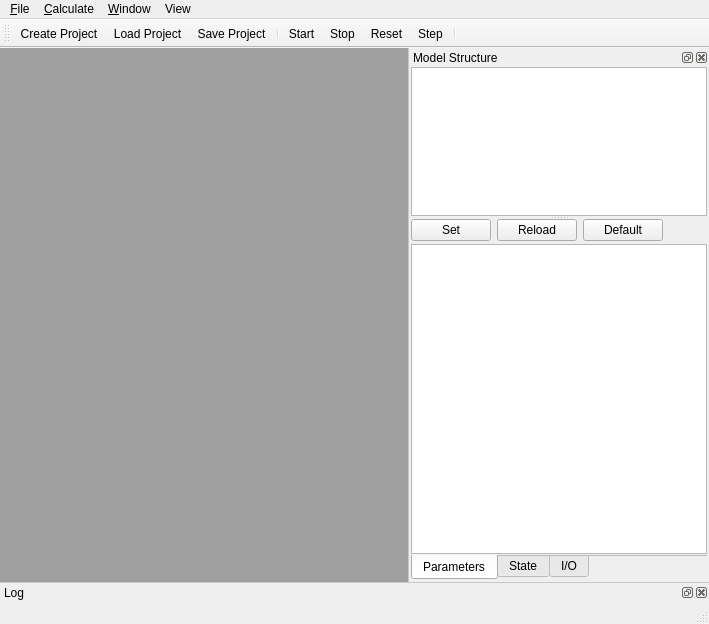
<?xml version="1.0" encoding="UTF-8"?>
<ui version="4.0">
 <class>MainWindowClass</class>
 <widget class="QMainWindow" name="MainWindowClass">
  <property name="geometry">
   <rect>
    <x>0</x>
    <y>0</y>
    <width>709</width>
    <height>624</height>
   </rect>
  </property>
  <property name="windowTitle">
   <string>MainWindow</string>
  </property>
  <property name="styleSheet">
   <string notr="true"> QMainWindow::separator 
{
    background: rgb(200, 200, 200);
    width: 1px;
    height: 1px;
 }</string>
  </property>
  <widget class="QWidget" name="centralWidget">
   <layout class="QVBoxLayout" name="verticalLayout_5">
    <property name="spacing">
     <number>0</number>
    </property>
    <property name="leftMargin">
     <number>0</number>
    </property>
    <property name="topMargin">
     <number>0</number>
    </property>
    <property name="rightMargin">
     <number>0</number>
    </property>
    <property name="bottomMargin">
     <number>0</number>
    </property>
    <item>
     <widget class="QMdiArea" name="mdiArea">
      <property name="viewMode">
       <enum>QMdiArea::TabbedView</enum>
      </property>
      <property name="tabsClosable">
       <bool>true</bool>
      </property>
      <property name="tabsMovable">
       <bool>true</bool>
      </property>
     </widget>
    </item>
   </layout>
  </widget>
  <widget class="QMenuBar" name="menuBar">
   <property name="geometry">
    <rect>
     <x>0</x>
     <y>0</y>
     <width>709</width>
     <height>21</height>
    </rect>
   </property>
   <widget class="QMenu" name="menuFile">
    <property name="title">
     <string>&amp;File</string>
    </property>
    <addaction name="actionCreateProject"/>
    <addaction name="actionLoadProject"/>
    <addaction name="actionSaveProject"/>
    <addaction name="actionCopyProject"/>
    <addaction name="separator"/>
    <addaction name="actionCreateModel"/>
    <addaction name="actionLoadModel"/>
    <addaction name="actionSaveModel"/>
    <addaction name="separator"/>
    <addaction name="actionReloadParameters"/>
   </widget>
   <widget class="QMenu" name="menuCalculate">
    <property name="title">
     <string>&amp;Calculate</string>
    </property>
    <addaction name="actionStart"/>
    <addaction name="actionStop"/>
    <addaction name="actionReset"/>
    <addaction name="separator"/>
    <addaction name="actionStep"/>
   </widget>
   <widget class="QMenu" name="pMenuWindow">
    <property name="title">
     <string>&amp;Window</string>
    </property>
    <widget class="QMenu" name="menuToolbars">
     <property name="title">
      <string>&amp;Toolbars</string>
     </property>
    </widget>
    <addaction name="menuToolbars"/>
    <addaction name="separator"/>
    <addaction name="actionDrawModel"/>
    <addaction name="actionImages"/>
    <addaction name="separator"/>
   </widget>
   <widget class="QMenu" name="menuView">
    <property name="title">
     <string>View</string>
    </property>
    <addaction name="actionTabbedView"/>
    <addaction name="actionSubwindowView"/>
    <addaction name="actionCascadeSubwindows"/>
    <addaction name="actionTileSubwindows"/>
   </widget>
   <addaction name="menuFile"/>
   <addaction name="menuCalculate"/>
   <addaction name="pMenuWindow"/>
   <addaction name="menuView"/>
  </widget>
  <widget class="QToolBar" name="pMainToolBar">
   <attribute name="toolBarArea">
    <enum>TopToolBarArea</enum>
   </attribute>
   <attribute name="toolBarBreak">
    <bool>false</bool>
   </attribute>
   <addaction name="actionCreateProject"/>
   <addaction name="actionLoadProject"/>
   <addaction name="actionSaveProject"/>
   <addaction name="separator"/>
   <addaction name="actionStart"/>
   <addaction name="actionStop"/>
   <addaction name="actionReset"/>
   <addaction name="actionStep"/>
   <addaction name="separator"/>
  </widget>
  <widget class="QStatusBar" name="statusBar"/>
  <widget class="QDockWidget" name="logDockWidget">
   <property name="windowTitle">
    <string>Log</string>
   </property>
   <attribute name="dockWidgetArea">
    <number>8</number>
   </attribute>
   <widget class="QWidget" name="dockWidgetContents">
    <layout class="QVBoxLayout" name="verticalLayout">
     <property name="spacing">
      <number>0</number>
     </property>
     <property name="leftMargin">
      <number>0</number>
     </property>
     <property name="topMargin">
      <number>0</number>
     </property>
     <property name="rightMargin">
      <number>0</number>
     </property>
     <property name="bottomMargin">
      <number>0</number>
     </property>
     <item>
      <widget class="QTextEdit" name="log">
       <property name="sizePolicy">
        <sizepolicy hsizetype="Expanding" vsizetype="Ignored">
         <horstretch>0</horstretch>
         <verstretch>0</verstretch>
        </sizepolicy>
       </property>
       <property name="frameShape">
        <enum>QFrame::NoFrame</enum>
       </property>
       <property name="frameShadow">
        <enum>QFrame::Plain</enum>
       </property>
       <property name="lineWidth">
        <number>0</number>
       </property>
       <property name="undoRedoEnabled">
        <bool>false</bool>
       </property>
       <property name="readOnly">
        <bool>true</bool>
       </property>
       <property name="tabStopWidth">
        <number>15</number>
       </property>
       <property name="textInteractionFlags">
        <set>Qt::TextSelectableByKeyboard|Qt::TextSelectableByMouse</set>
       </property>
      </widget>
     </item>
    </layout>
   </widget>
  </widget>
  <widget class="QDockWidget" name="modelViewDockWidget">
   <property name="styleSheet">
    <string notr="true"/>
   </property>
   <property name="windowTitle">
    <string>Model Structure</string>
   </property>
   <attribute name="dockWidgetArea">
    <number>2</number>
   </attribute>
   <widget class="QWidget" name="modelViewDockWidgetContents">
    <layout class="QVBoxLayout" name="verticalLayout_2">
     <property name="leftMargin">
      <number>2</number>
     </property>
     <property name="topMargin">
      <number>0</number>
     </property>
     <property name="rightMargin">
      <number>2</number>
     </property>
     <property name="bottomMargin">
      <number>2</number>
     </property>
     <item>
      <widget class="QSplitter" name="splitter">
       <property name="orientation">
        <enum>Qt::Vertical</enum>
       </property>
       <property name="handleWidth">
        <number>3</number>
       </property>
       <property name="childrenCollapsible">
        <bool>false</bool>
       </property>
       <widget class="QTreeView" name="modelStructureView">
        <property name="editTriggers">
         <set>QAbstractItemView::NoEditTriggers</set>
        </property>
        <property name="dragEnabled">
         <bool>true</bool>
        </property>
        <property name="dragDropMode">
         <enum>QAbstractItemView::DragOnly</enum>
        </property>
        <property name="alternatingRowColors">
         <bool>true</bool>
        </property>
        <property name="animated">
         <bool>false</bool>
        </property>
        <property name="headerHidden">
         <bool>true</bool>
        </property>
       </widget>
       <widget class="QTabWidget" name="parametersStateTabs">
        <property name="styleSheet">
         <string notr="true"/>
        </property>
        <property name="tabPosition">
         <enum>QTabWidget::South</enum>
        </property>
        <property name="tabShape">
         <enum>QTabWidget::Rounded</enum>
        </property>
        <property name="currentIndex">
         <number>0</number>
        </property>
        <property name="elideMode">
         <enum>Qt::ElideRight</enum>
        </property>
        <property name="documentMode">
         <bool>true</bool>
        </property>
        <widget class="QWidget" name="parametersTab">
         <attribute name="title">
          <string>Parameters</string>
         </attribute>
         <layout class="QVBoxLayout" name="verticalLayout_4">
          <property name="spacing">
           <number>3</number>
          </property>
          <property name="leftMargin">
           <number>0</number>
          </property>
          <property name="topMargin">
           <number>0</number>
          </property>
          <property name="rightMargin">
           <number>0</number>
          </property>
          <property name="bottomMargin">
           <number>0</number>
          </property>
          <item>
           <layout class="QHBoxLayout" name="horizontalLayout_2">
            <item>
             <widget class="QPushButton" name="setParametersButton">
              <property name="text">
               <string>Set</string>
              </property>
             </widget>
            </item>
            <item>
             <widget class="QPushButton" name="reloadParametersButton">
              <property name="text">
               <string>Reload</string>
              </property>
             </widget>
            </item>
            <item>
             <widget class="QPushButton" name="defaultParametersButton">
              <property name="text">
               <string>Default</string>
              </property>
             </widget>
            </item>
            <item>
             <spacer name="horizontalSpacer">
              <property name="orientation">
               <enum>Qt::Horizontal</enum>
              </property>
              <property name="sizeHint" stdset="0">
               <size>
                <width>40</width>
                <height>20</height>
               </size>
              </property>
             </spacer>
            </item>
           </layout>
          </item>
          <item>
           <widget class="QPlainTextEdit" name="parametersText">
            <property name="acceptDrops">
             <bool>false</bool>
            </property>
            <property name="lineWrapMode">
             <enum>QPlainTextEdit::NoWrap</enum>
            </property>
            <property name="tabStopWidth">
             <number>15</number>
            </property>
           </widget>
          </item>
         </layout>
        </widget>
        <widget class="QWidget" name="stateTab">
         <attribute name="title">
          <string>State</string>
         </attribute>
         <layout class="QVBoxLayout" name="verticalLayout_3">
          <property name="spacing">
           <number>3</number>
          </property>
          <property name="leftMargin">
           <number>0</number>
          </property>
          <property name="topMargin">
           <number>0</number>
          </property>
          <property name="rightMargin">
           <number>0</number>
          </property>
          <property name="bottomMargin">
           <number>0</number>
          </property>
          <item>
           <layout class="QHBoxLayout" name="horizontalLayout">
            <item>
             <widget class="QPushButton" name="setStateButton">
              <property name="text">
               <string>Set</string>
              </property>
             </widget>
            </item>
            <item>
             <widget class="QPushButton" name="reloadStateButton">
              <property name="text">
               <string>Reload</string>
              </property>
             </widget>
            </item>
            <item>
             <widget class="QPushButton" name="defaultStateButton">
              <property name="text">
               <string>Default</string>
              </property>
             </widget>
            </item>
            <item>
             <spacer name="horizontalSpacer_2">
              <property name="orientation">
               <enum>Qt::Horizontal</enum>
              </property>
              <property name="sizeHint" stdset="0">
               <size>
                <width>40</width>
                <height>20</height>
               </size>
              </property>
             </spacer>
            </item>
           </layout>
          </item>
          <item>
           <widget class="QPlainTextEdit" name="stateText">
            <property name="acceptDrops">
             <bool>false</bool>
            </property>
            <property name="lineWrapMode">
             <enum>QPlainTextEdit::NoWrap</enum>
            </property>
            <property name="tabStopWidth">
             <number>15</number>
            </property>
           </widget>
          </item>
         </layout>
        </widget>
        <widget class="QWidget" name="ioTab">
         <attribute name="title">
          <string>I/O</string>
         </attribute>
         <layout class="QVBoxLayout" name="verticalLayout_8">
          <property name="spacing">
           <number>0</number>
          </property>
          <property name="leftMargin">
           <number>0</number>
          </property>
          <property name="topMargin">
           <number>0</number>
          </property>
          <property name="rightMargin">
           <number>0</number>
          </property>
          <property name="bottomMargin">
           <number>0</number>
          </property>
          <item>
           <widget class="QSplitter" name="splitter_2">
            <property name="orientation">
             <enum>Qt::Vertical</enum>
            </property>
            <property name="handleWidth">
             <number>3</number>
            </property>
            <property name="childrenCollapsible">
             <bool>false</bool>
            </property>
            <widget class="QGroupBox" name="groupBox">
             <property name="title">
              <string>Outputs</string>
             </property>
             <layout class="QVBoxLayout" name="verticalLayout_6">
              <property name="spacing">
               <number>0</number>
              </property>
              <property name="leftMargin">
               <number>2</number>
              </property>
              <property name="topMargin">
               <number>0</number>
              </property>
              <property name="rightMargin">
               <number>2</number>
              </property>
              <property name="bottomMargin">
               <number>2</number>
              </property>
              <item>
               <widget class="QPlainTextEdit" name="outputsText">
                <property name="lineWrapMode">
                 <enum>QPlainTextEdit::NoWrap</enum>
                </property>
                <property name="tabStopWidth">
                 <number>15</number>
                </property>
               </widget>
              </item>
             </layout>
            </widget>
            <widget class="QGroupBox" name="groupBox_2">
             <property name="title">
              <string>Inputs</string>
             </property>
             <layout class="QVBoxLayout" name="verticalLayout_7">
              <property name="spacing">
               <number>0</number>
              </property>
              <property name="leftMargin">
               <number>2</number>
              </property>
              <property name="topMargin">
               <number>0</number>
              </property>
              <property name="rightMargin">
               <number>2</number>
              </property>
              <property name="bottomMargin">
               <number>2</number>
              </property>
              <item>
               <widget class="QPlainTextEdit" name="inputsText">
                <property name="lineWrapMode">
                 <enum>QPlainTextEdit::NoWrap</enum>
                </property>
                <property name="tabStopWidth">
                 <number>15</number>
                </property>
               </widget>
              </item>
             </layout>
            </widget>
           </widget>
          </item>
         </layout>
        </widget>
       </widget>
      </widget>
     </item>
    </layout>
   </widget>
  </widget>
  <action name="actionCreateProject">
   <property name="text">
    <string>C&amp;reate Project</string>
   </property>
  </action>
  <action name="actionLoadProject">
   <property name="text">
    <string>&amp;Load Project</string>
   </property>
  </action>
  <action name="actionSaveProject">
   <property name="text">
    <string>&amp;Save Project</string>
   </property>
  </action>
  <action name="actionCopyProject">
   <property name="text">
    <string>&amp;Copy Project</string>
   </property>
  </action>
  <action name="actionStart">
   <property name="text">
    <string>&amp;Start</string>
   </property>
  </action>
  <action name="actionReset">
   <property name="text">
    <string>&amp;Reset</string>
   </property>
  </action>
  <action name="actionStep">
   <property name="text">
    <string>S&amp;tep</string>
   </property>
  </action>
  <action name="actionDrawModel">
   <property name="text">
    <string>Model Editor</string>
   </property>
  </action>
  <action name="actionImages">
   <property name="text">
    <string>Images</string>
   </property>
  </action>
  <action name="actionTabbedView">
   <property name="text">
    <string>Tabbed View</string>
   </property>
  </action>
  <action name="actionSubwindowView">
   <property name="text">
    <string>Subwindow View</string>
   </property>
  </action>
  <action name="actionCascadeSubwindows">
   <property name="enabled">
    <bool>false</bool>
   </property>
   <property name="text">
    <string>Cascade Subwindows</string>
   </property>
  </action>
  <action name="actionTileSubwindows">
   <property name="enabled">
    <bool>false</bool>
   </property>
   <property name="text">
    <string>Tile Subwindows</string>
   </property>
  </action>
  <action name="actionCreateModel">
   <property name="text">
    <string>Create Model</string>
   </property>
  </action>
  <action name="actionLoadModel">
   <property name="text">
    <string>Load Model</string>
   </property>
  </action>
  <action name="actionSaveModel">
   <property name="text">
    <string>Save Model</string>
   </property>
  </action>
  <action name="actionReloadParameters">
   <property name="text">
    <string>Reload Parameters</string>
   </property>
  </action>
  <action name="actionStop">
   <property name="text">
    <string>Stop</string>
   </property>
  </action>
 </widget>
 <layoutdefault spacing="6" margin="11"/>
 <resources>
  <include location="mainwindow.qrc"/>
 </resources>
 <connections/>
</ui>
